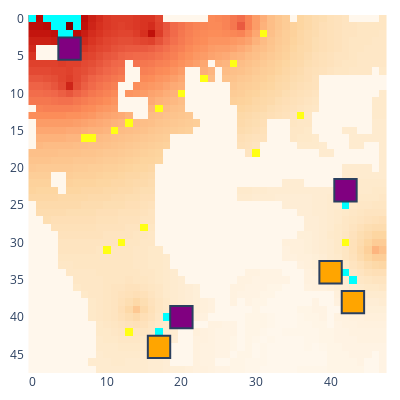

The cell this chart's notebook holds for it:
### Code cell
myenv.run_early_setup()
myenv.show()

### Figure 1 — Plotly figure (JSON) as saved in the notebook; plotly's stock layout.template omitted (floating-point values rounded to 4 significant figures; data arrays with more than 128 entries replaced by an {"elided": "..."} marker saying what was removed)
{"data": [{"colorscale": [[0, "rgb(255,247,236)"], [0.125, "rgb(254,232,200)"], [0.25, "rgb(253,212,158)"], [0.375, "rgb(253,187,132)"], [0.5, "rgb(252,141,89)"], [0.625, "rgb(239,101,72)"], [0.75, "rgb(215,48,31)"], [0.875, "rgb(179,0,0)"], [1, "rgb(127,0,0)"]], "name": "Rubble", "showscale": false, "type": "heatmap", "uid": "0_Rubble", "z": {"elided": "48x48 int values"}}, {"colorscale": [[0, "#00ffff"], [1, "#00ffff"]], "hoverinfo": "skip", "name": "Ice", "showscale": false, "type": "heatmap", "uid": "0_Ice", "z": {"elided": "48x48 int values"}}, {"colorscale": [[0, "#ffff14"], [1, "#ffff14"]], "hoverinfo": "skip", "name": "Ore", "showscale": false, "type": "heatmap", "uid": "0_Ore", "z": {"elided": "48x48 int values"}}, {"colorscale": [[0, "#15b01a"], [1, "#15b01a"]], "hoverinfo": "skip", "name": "Lichen", "showscale": false, "type": "heatmap", "uid": "0_Lichen", "z": {"elided": "48x48 null values"}}, {"customdata": [["factory_0", "player_0", 1000, 0, 0, 150, 150]], "hovertemplate": "%{customdata[0]} %{customdata[1]}<br>Power: %{customdata[2]}<br>Ice: %{customdata[3]}<br>Ore: %{customdata[4]}<br>Water: %{customdata[5]}<br>Metal: %{customdata[6]}<br><extra></extra>", "name": "factory_0", "showscale": false, "type": "heatmap", "uid": "0_factory_0", "x": [42], "y": [23], "z": [0]}, {"customdata": [["factory_2", "player_0", 1000, 0, 0, 150, 150]], "hovertemplate": "%{customdata[0]} %{customdata[1]}<br>Power: %{customdata[2]}<br>Ice: %{customdata[3]}<br>Ore: %{customdata[4]}<br>Water: %{customdata[5]}<br>Metal: %{customdata[6]}<br><extra></extra>", "name": "factory_2", "showscale": false, "type": "heatmap", "uid": "0_factory_2", "x": [20], "y": [40], "z": [2]}, {"customdata": [["factory_4", "player_0", 1000, 0, 0, 150, 150]], "hovertemplate": "%{customdata[0]} %{customdata[1]}<br>Power: %{customdata[2]}<br>Ice: %{customdata[3]}<br>Ore: %{customdata[4]}<br>Water: %{customdata[5]}<br>Metal: %{customdata[6]}<br><extra></extra>", "name": "factory_4", "showscale": false, "type": "heatmap", "uid": "0_factory_4", "x": [5], "y": [4], "z": [4]}, {"customdata": [["factory_1", "player_1", 1000, 0, 0, 150, 150]], "hovertemplate": "%{customdata[0]} %{customdata[1]}<br>Power: %{customdata[2]}<br>Ice: %{customdata[3]}<br>Ore: %{customdata[4]}<br>Water: %{customdata[5]}<br>Metal: %{customdata[6]}<br><extra></extra>", "name": "factory_1", "showscale": false, "type": "heatmap", "uid": "0_factory_1", "x": [40], "y": [34], "z": [1]}, {"customdata": [["factory_3", "player_1", 1000, 0, 0, 150, 150]], "hovertemplate": "%{customdata[0]} %{customdata[1]}<br>Power: %{customdata[2]}<br>Ice: %{customdata[3]}<br>Ore: %{customdata[4]}<br>Water: %{customdata[5]}<br>Metal: %{customdata[6]}<br><extra></extra>", "name": "factory_3", "showscale": false, "type": "heatmap", "uid": "0_factory_3", "x": [17], "y": [44], "z": [3]}, {"customdata": [["factory_5", "player_1", 1000, 0, 0, 150, 150]], "hovertemplate": "%{customdata[0]} %{customdata[1]}<br>Power: %{customdata[2]}<br>Ice: %{customdata[3]}<br>Ore: %{customdata[4]}<br>Water: %{customdata[5]}<br>Metal: %{customdata[6]}<br><extra></extra>", "name": "factory_5", "showscale": false, "type": "heatmap", "uid": "0_factory_5", "x": [43], "y": [38], "z": [5]}], "layout": {"coloraxis": {"showscale": false}, "height": 400, "margin": {"b": 10, "l": 10, "r": 10, "t": 10}, "plot_bgcolor": "rgba(0, 0, 0, 0)", "shapes": [{"fillcolor": "purple", "name": "factory_0", "type": "rect", "x0": 40.5, "x1": 43.5, "y0": 21.5, "y1": 24.5}, {"fillcolor": "purple", "name": "factory_2", "type": "rect", "x0": 18.5, "x1": 21.5, "y0": 38.5, "y1": 41.5}, {"fillcolor": "purple", "name": "factory_4", "type": "rect", "x0": 3.5, "x1": 6.5, "y0": 2.5, "y1": 5.5}, {"fillcolor": "orange", "name": "factory_1", "type": "rect", "x0": 38.5, "x1": 41.5, "y0": 32.5, "y1": 35.5}, {"fillcolor": "orange", "name": "factory_3", "type": "rect", "x0": 15.5, "x1": 18.5, "y0": 42.5, "y1": 45.5}, {"fillcolor": "orange", "name": "factory_5", "type": "rect", "x0": 41.5, "x1": 44.5, "y0": 36.5, "y1": 39.5}], "width": 400, "xaxis": {"autorange": true, "domain": [0, 1], "range": [-0.7667, 47.77], "type": "linear"}, "yaxis": {"autorange": true, "domain": [0, 1], "range": [47.5, -0.5], "scaleanchor": "x", "type": "linear"}}}
